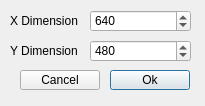
<?xml version="1.0" encoding="UTF-8"?>
<ui version="4.0">
 <class>FResizeDialog</class>
 <widget class="QDialog" name="FResizeDialog">
  <property name="geometry">
   <rect>
    <x>0</x>
    <y>0</y>
    <width>205</width>
    <height>106</height>
   </rect>
  </property>
  <property name="windowTitle">
   <string>Resize</string>
  </property>
  <widget class="QLabel" name="lblX">
   <property name="geometry">
    <rect>
     <x>10</x>
     <y>10</y>
     <width>71</width>
     <height>21</height>
    </rect>
   </property>
   <property name="text">
    <string>X Dimension</string>
   </property>
  </widget>
  <widget class="QSpinBox" name="spnX">
   <property name="geometry">
    <rect>
     <x>90</x>
     <y>10</y>
     <width>101</width>
     <height>22</height>
    </rect>
   </property>
   <property name="baseSize">
    <size>
     <width>0</width>
     <height>0</height>
    </size>
   </property>
   <property name="maximum">
    <number>4096</number>
   </property>
   <property name="value">
    <number>640</number>
   </property>
  </widget>
  <widget class="QLabel" name="lblY">
   <property name="geometry">
    <rect>
     <x>10</x>
     <y>40</y>
     <width>71</width>
     <height>21</height>
    </rect>
   </property>
   <property name="text">
    <string>Y Dimension</string>
   </property>
  </widget>
  <widget class="QSpinBox" name="spnY">
   <property name="geometry">
    <rect>
     <x>90</x>
     <y>40</y>
     <width>101</width>
     <height>22</height>
    </rect>
   </property>
   <property name="maximum">
    <number>4096</number>
   </property>
   <property name="value">
    <number>480</number>
   </property>
  </widget>
  <widget class="QPushButton" name="cmdOk">
   <property name="geometry">
    <rect>
     <x>110</x>
     <y>70</y>
     <width>80</width>
     <height>20</height>
    </rect>
   </property>
   <property name="text">
    <string>Ok</string>
   </property>
  </widget>
  <widget class="QPushButton" name="cmdCancel">
   <property name="geometry">
    <rect>
     <x>20</x>
     <y>70</y>
     <width>80</width>
     <height>20</height>
    </rect>
   </property>
   <property name="text">
    <string>Cancel</string>
   </property>
  </widget>
 </widget>
 <resources/>
 <connections/>
</ui>
